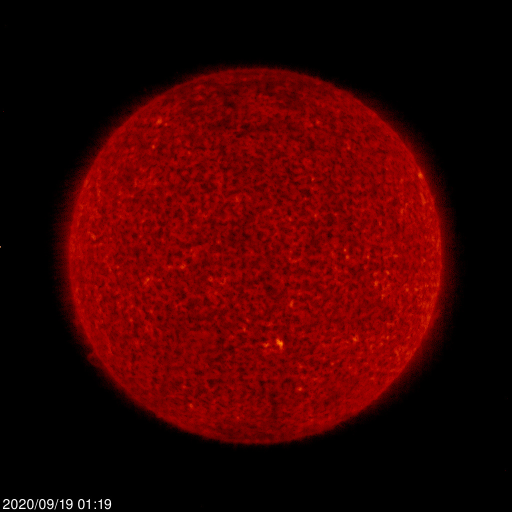
#> input picture latest.jpg, 1024 x 1024 px, given in place of latest_1024_0304.mp4, which was not available (shown at 1/2 size)
$ python Get-rotation.py   (Python 2 division)
#> lines starting #> are read from the running program, lines starting #| are printed output that depends on the picture; after the words box and inside, x2 and y2 are one past the last pixel; in counts of white or black regions, pixels touching at a corner belong together; pictures that were not available may be replaced by others from this repository, and a replacement may not be noted
import cv2
import numpy as np
from matplotlib import pyplot as plt
import math
cap = cv2.VideoCapture('latest_1024_0304.mp4')

# take first frame of the video
ret,frame = cap.read()
#> frame is the input picture: shape (1024, 1024, 3); mean B, G, R 0.9, 1, 58.8
frame = cv2.flip(frame, 0)
img=cv2.imread('latest_512_0304.jpg',0)
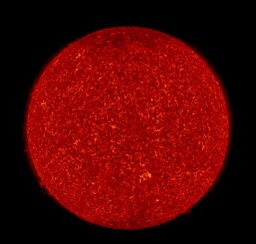
#> input picture latest_512_0304.jpg, 256 x 244 px
#> img: shape (244, 256); min 0, max 169, mean 27.8
#current = cv2.imread('Cstar.png')
blur = cv2.GaussianBlur(img,(35,35),0)
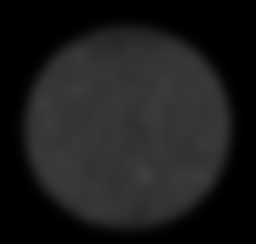
#> blur: shape (244, 256); min 0, max 64, mean 27.8
previousimg = cv2.imread('latest_512_0304.jpg')
#> previousimg is the input picture: shape (244, 256, 3); mean B, G, R 3.6, 4.5, 84.2
img1 = cv2.imread('latest_512_0304.jpg',1)
ret,thresh = cv2.threshold(blur,20,255,0)
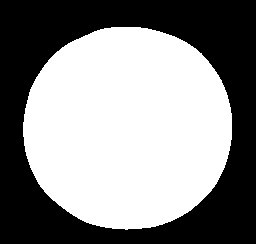
#> thresh: shape (244, 256); 54% white; 1 black region, box (x1, y1, x2, y2) and area: (0, 0, 256, 244) 28760
thresh1 =cv2.bitwise_not(thresh)
#> thresh1: shape (244, 256); 46% white; 1 white region
contours,hierarchy = cv2.findContours(thresh1, 1, 2)
#> contours = 2 contours; box (x1, y1, x2, y2) and area: (0, 0, 256, 244) 61965, (22, 26, 233, 231) 33999
x=3.9
cnt = contours[0]
#> cnt = contour of 294 points, box (x1, y1, x2, y2) (22, 26, 233, 231), area 33999
leftmost = tuple(cnt[cnt[:,:,0].argmin()][0])
#> leftmost = (22, 136)
rightmost = tuple(cnt[cnt[:,:,0].argmax()][0])
#> rightmost = (232, 113)
topmost = tuple(cnt[cnt[:,:,1].argmin()][0])
#> topmost = (111, 26)
bottommost = tuple(cnt[cnt[:,:,1].argmax()][0])
#> bottommost = (127, 230)
leftmost=(int(leftmost[0]*(x+0.1)),int(leftmost[1]*x))
#> leftmost = (88, 530)
rightmost=(int(rightmost[0]*(x+0.1)),int(rightmost[1]*x))
#> rightmost = (928, 440)
bottommost=(int(bottommost[0]*(x+0.1)),int(bottommost[1]*x))
#> bottommost = (508, 897)
topmost=(int(topmost[0]*(x+0.1)),int(topmost[1]*x))
#> topmost = (444, 101)


print leftmost,' ',rightmost,' ',topmost,' ',bottommost
#| (88, 530)   (928, 440)   (444, 101)   (508, 897)
img1 = cv2.circle(img1,leftmost, 12, (0,255,255), -1)
img1 = cv2.circle(img1,rightmost, 12, (0,255,255), -1)
img1 = cv2.circle(img1,topmost, 12, (0,255,255), -1)
img1 = cv2.circle(img1,bottommost, 12, (0,255,255), -1)


# setup initial location of window
r,h,c,w = 400,100,300,100  # simply hardcoded the values
track_window = (c,r,w,h)

# set up the ROI for tracking
roi = frame[r:r+h, c:c+w]
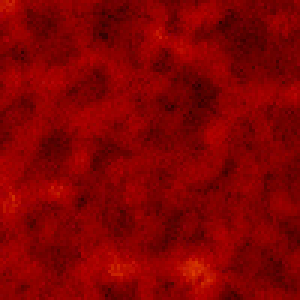
#> roi: shape (100, 100, 3) (shown 3 times larger); mean B, G, R 1.1, 1.3, 131.3
hsv_roi =  cv2.cvtColor(frame, cv2.COLOR_BGR2HSV)
#> hsv_roi: shape (1024, 1024, 3); mean H, S, V 14.7, 126.1, 58.8
mask = cv2.inRange(hsv_roi, np.array((0., 60.,32.)), np.array((180.,255.,255.)))
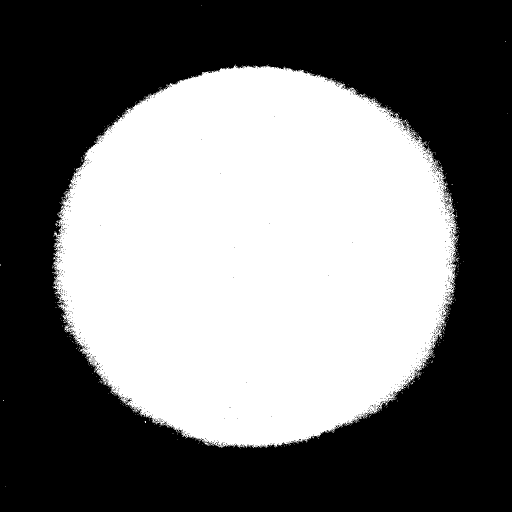
#> mask: shape (1024, 1024) (shown at 1/2 size); 45.7% white; 547 white regions (546 under 20 px), largest, box (x1, y1, x2, y2) and area: (104, 129, 918, 896) 478171
roi_hist = cv2.calcHist([hsv_roi],[0],mask,[180],[0,180])
#> roi_hist = 180 values, max 338484 at index 0, min 0 at index 17, mean 2661.3
cv2.normalize(roi_hist,roi_hist,0,255,cv2.NORM_MINMAX)
cv2.namedWindow('image', cv2.WINDOW_NORMAL)
# Setup the termination criteria, either 10 iteration or move by atleast 1 pt
term_crit = ( cv2.TERM_CRITERIA_EPS | cv2.TERM_CRITERIA_COUNT, 10, 1 )
i=1
s=0
while(1):
    ret ,frame = cap.read()
    frame = cv2.flip(frame, 0)

    if ret == True:
        hsv = cv2.cvtColor(frame, cv2.COLOR_BGR2HSV)
        dst = cv2.calcBackProject([hsv],[0],roi_hist,[0,180],1)
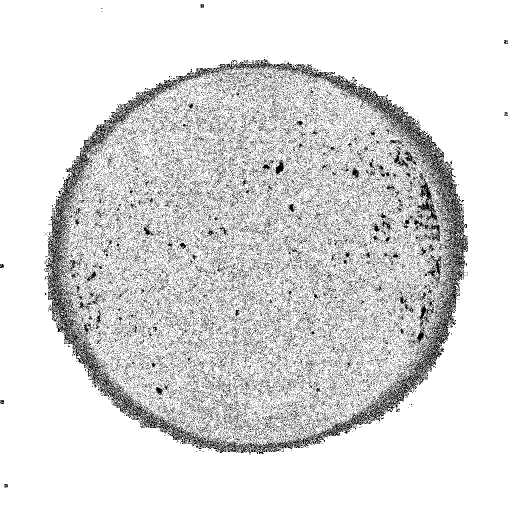
#> dst: shape (1024, 1024) (shown at 1/2 size); min 0, max 255, mean 220

        # apply meanshift to get the new location
        ret, track_window = cv2.meanShift(dst, track_window, term_crit)
#> ret = 10; track_window = (297, 390, 100, 100)

        # Draw it on image
        x,y,w,h = track_window
#> x = 297; y = 390; w = 100; h = 100
        if s==0:
            x1,y1=x,y
#> x1 = 297; y1 = 390
            s+=1
        img2 = cv2.rectangle(frame, (x,y), (x+w,y+h), 255,2)
        img2 = cv2.circle(img2,leftmost, 12, (0,255,255), -1)
        img2 = cv2.circle(img2,rightmost, 12, (0,255,255), -1)
        img2 = cv2.circle(img2,topmost, 12, (0,255,255), -1)
        img2 = cv2.circle(img2,bottommost, 12, (0,255,255), -1)
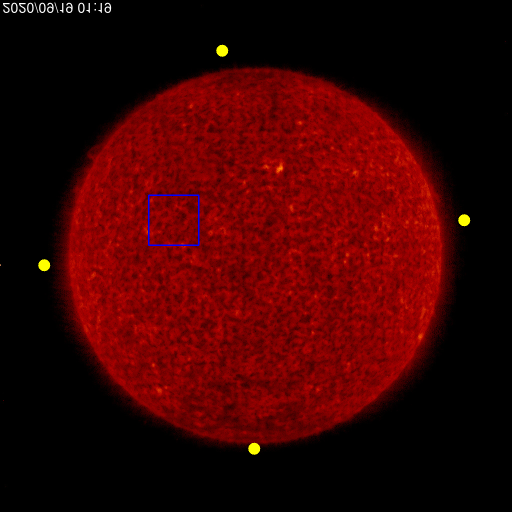
#> img2: shape (1024, 1024, 3) (shown at 1/2 size); mean B, G, R 1.2, 1.4, 59
        cv2.imshow('image',img2)
        k = cv2.waitKey(4) & 0xff
#> (key Esc is pressed here)
        if k == 27:
            break
    else:
        break
x2,y2=x,y
#> x2 = 297; y2 = 390
distance=math.sqrt((x1-x2)**2)
#> distance = 0
distance1=math.sqrt((leftmost[0]-rightmost[0])**2)
#> distance1 = 840
#> (the run stopped early here; a loop or call above may not have finished)
